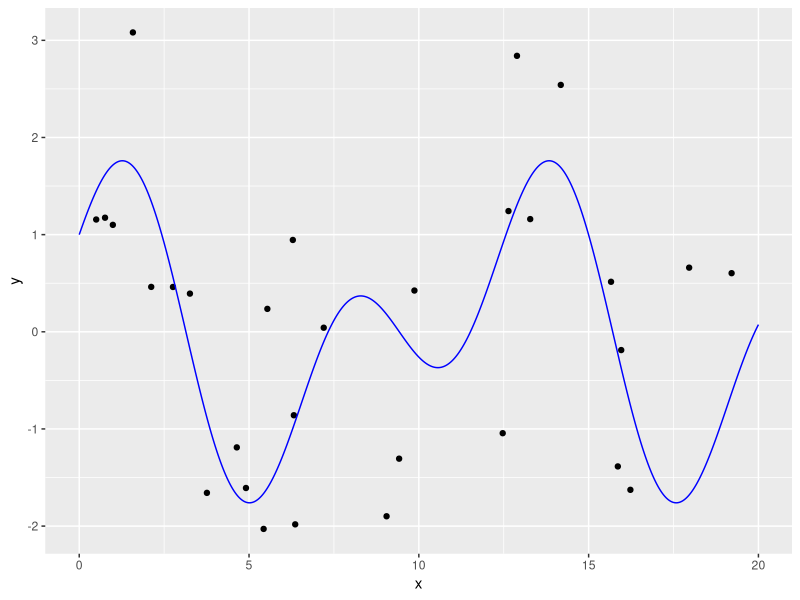
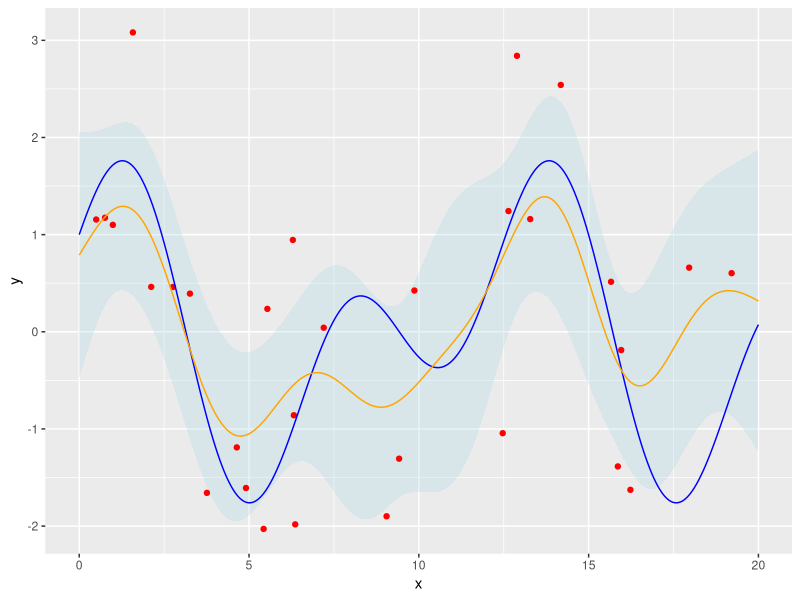

These figures' R source, in order:
library(MASS)
library(dplyr)
library(ggplot2)

d_full <- data.frame(x=seq(0,20,.01)) %>%
  mutate(f=sin(x) + cos(x/2))
d_full$y <- d_full$f + rnorm(nrow(d_full),0,1)

d <- d_full[sample(1:nrow(d_full),30),]
#d <- d_full

d %>%
  ggplot(aes(x=x,y=y)) +
  geom_point() +
  geom_line(data=d_full,aes(x=x,y=f),color="blue")

rbf <- function(x1,x2,l,a) {
  a^2*exp(-(x1-x2)^2/l^2)
}

l <- 2

K_X_X <- matrix(nrow=nrow(d),ncol=nrow(d))
for(i in 1:length(d$x)) {
  for(j in 1:length(d$x)) {
    if(i <= j)
      K_X_X[i,j] <- K_X_X[j,i] <- rbf(d$x[i],d$x[j],l,1)
  }
}

K_Xnew_X <- matrix(nrow=nrow(d_full),ncol=nrow(d))
for(i in 1:nrow(d_full)) {
  for(j in 1:nrow(d)) {
    K_Xnew_X[i,j] <- rbf(d_full$x[i],d$x[j],l,1)
  }
}

K_Xnew_Xnew <- matrix(nrow=nrow(d_full),ncol=nrow(d_full))
for(i in 1:nrow(d_full)) {
  for(j in 1:nrow(d_full)) {
    if(i <= j)
      K_Xnew_Xnew[i,j] <- K_Xnew_Xnew[j,i] <- rbf(d_full$x[i],d_full$x[j],l,1)
  }
}


#d %>%
#  ggplot(aes(x=x,y=y)) +
#  geom_point() +
#  geom_line(aes(y=f),color="blue") +
#  geom_line(data=data.frame(x=d$x,pr=mvrnorm(1,rep(0,length(d$x)),K_X_X)),
#            aes(x=x,y=pr),color="red")+
#  geom_line(data=data.frame(x=d$x,pr=mvrnorm(1,rep(0,length(d$x)),K_X_X)),
#            aes(x=x,y=pr),color="red")+
#  geom_line(data=data.frame(x=d$x,pr=mvrnorm(1,rep(0,length(d$x)),K_X_X)),
#            aes(x=x,y=pr),color="red")

pred_mean <- K_Xnew_X %*% (solve(K_X_X + diag(nrow(K_X_X)))) %*% d$y
pred_cov <- K_Xnew_Xnew -
  K_Xnew_X %*% solve(K_X_X + diag(nrow(d))) %*% t(K_Xnew_X)
f_var <- diag(pred_cov)

d_full %>%
  mutate(f_var=f_var) %>%
  mutate(f_new=pred_mean) %>%
  ggplot(aes(x=x,y=y)) +
  #geom_point(alpha=0.3) +
  geom_ribbon(aes(ymin=f_new-1.96*sqrt(f_var),
                  ymax=f_new+1.96*sqrt(f_var)),
              fill="lightblue",
              alpha=0.3) +
  geom_point(data=d,aes(x=x,y=y),color="red") +
  geom_line(aes(y=f),color="blue") +
  geom_line(aes(y=f_new),color="orange")
